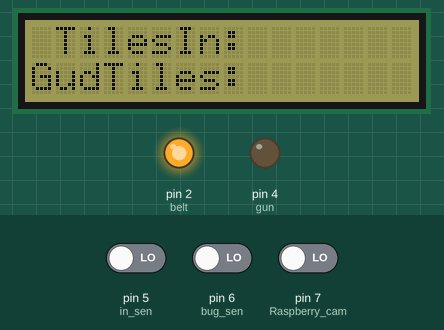
Simulated run of this sketch. Board: Arduino Uno, built with avr-gcc and run on an emulated ATmega328P. Parts: 16×2 character LCD, output pins drawn as LEDs (lit = HIGH). The inputs (shaded band) are chosen by the test bench; at power-on: pin 7 (Raspberry_cam) LOW, pin 5 (in_sen) LOW, pin 6 (bug_sen) LOW. Pins used as bus, display or sensor lines are not drawn; what the sketch prints to the serial monitor is not drawn.

Above: at 1.2 s.
1.3 s: pin 7 (Raspberry_cam) driven HIGH
At 1.8 s:
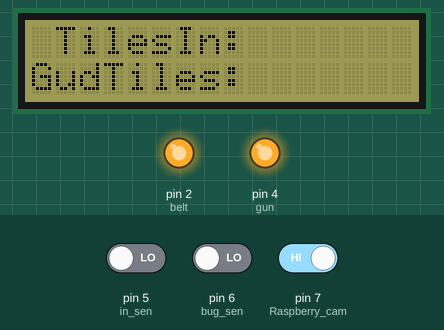
3.9 s: pin 5 (in_sen) driven HIGH
At 4.2 s:
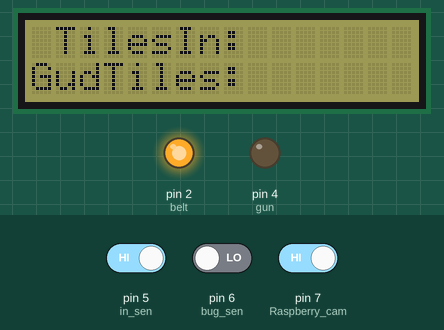
5.4 s: pin 5 (in_sen) driven LOW
At 5.6 s:
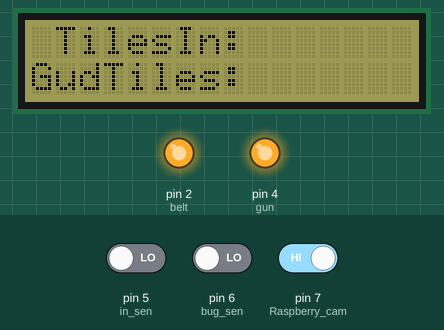
6.9 s: pin 6 (bug_sen) driven HIGH
At 8.1 s:
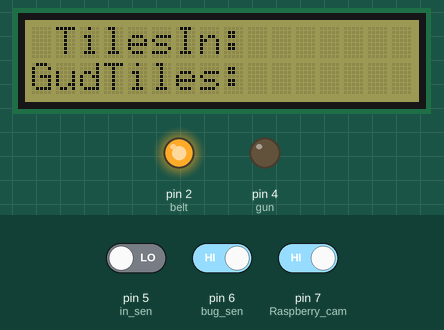
8.4 s: pin 6 (bug_sen) driven LOW
At 8.6 s:
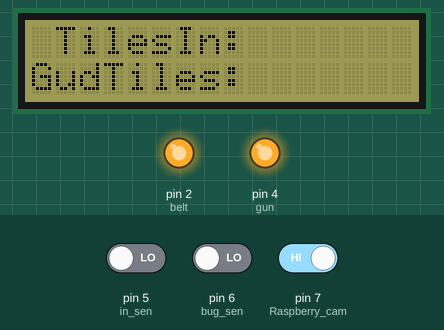
9.9 s: pin 7 (Raspberry_cam) driven LOW
At 10.3 s:
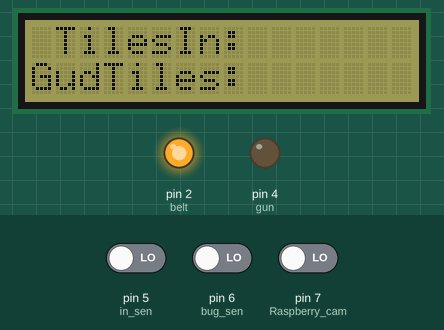
Timing chart, 0 to 12.4 s (numbered marks = the images above; inputs shaded):
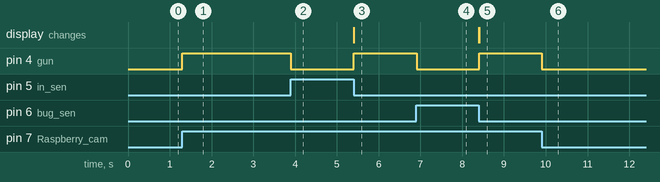

The sketch:

Plant_setUp.ino
```cpp
#include <rgb_lcd.h>
#include<Wire.h>
//Object for Grove_Lcd
rgb_lcd lcd;
// Defining RGB in Lcd
const int colorR= 128;
const int colorG=125;
const int colorB=33;

// Conveyor Belt Initialize
int belt=2;
//int belt2=3;

// Tile Pushing arm Initialize
int arrow=3;
//int arrow2=5;

// Rejection Gun Initialize
int gun=4;
//int gun2=7;

// In detect Sensor Initialize
int in_sen=5;

//Bug Detect sensor Initialize
int bug_sen=6;

//Raspberry Camera Fault
int Raspberry_cam=7;

//Variable for Button
int Raspberry_cam_val=0;

int in_sen_val=0;
int bug_sen_val=0;

//In Detect sensor counter
int in_count=0;

//Bug Detect sensor counter
int bug_count=0;

// Final goodone sensor counter
int Good_ones=0;

void setup()
{
 //Motor pins are set to OUTPUT
 pinMode(belt,OUTPUT);
// pinMode(belt2,OUTPUT);
 pinMode(arrow,OUTPUT);
// pinMode(arrow2,OUTPUT);
 pinMode(gun,OUTPUT);
// pinMode(gun2,OUTPUT);

 //Sensor Pin are Set to INPUT
 pinMode(in_sen,INPUT);
 pinMode(bug_sen,INPUT);
 pinMode(Raspberry_cam,INPUT);

 //Serial Monitor Initialize
 Serial.begin(9600);

 //Initialize Lcd
 lcd.begin(16,2);
 lcd.setRGB(colorR, colorG, colorB);

 // printing Tiles Entering in count
 lcd.setCursor(0,0);
 lcd.print(" TilesIn:");

 // printing Good Tiles count
 lcd.setCursor(0,1);
 lcd.print("GudTiles:");

 //Initially Conveyor Belt and Arm is ON!!!
 digitalWrite(belt,HIGH);
 //digitalWrite(belt2,LOW);
 digitalWrite(arrow,HIGH);
 //digitalWrite(arrow2,LOW);

 // FireGun should be in OFF position
 digitalWrite(gun,LOW);
 //digitalWrite(gun2,LOW);
 }

void loop()
{
// Reading the in_sensor
in_sen_val=digitalRead(in_sen);

// Initially Reading Raspberry_cam_val
//Raspberry_cam_val= digitalRead(Raspberry_cam);

// Function for InSensor
while(in_sen_val != 0)
{
  in_sen_val=digitalRead(in_sen);
  while(!in_sen_val)
  {
    // Increase the in_Counter
    in_count++;
    lcd.setCursor(10,0);
    lcd.print(in_count);
    delay(5);
    lcd.setCursor(10,0);
    lcd.print(" ");
    Serial.print("in_count :");
    Serial.println(in_count);
    break;
  }
} // Read inSensor Function Ends

// Now checking whether Raspberry pi camera detects wrong ones or not
Raspberry_cam_val= digitalRead(Raspberry_cam);

// If fault Tile is Found
if( Raspberry_cam_val )
{
 // Checking Bug sensor Value
 bug_sen_val= digitalRead( bug_sen);
 // If bug sensor is HIGH ==> object Found
  while(bug_sen_val != 0 )
 {
 // We have to count that Tile as Wrong one
   bug_sen_val= digitalRead( bug_sen);
   while(!bug_sen_val)
  {
    // Increase the bug_Counter
    bug_count++;
    Serial.print("bug_count :");
    Serial.println(bug_count);


    goodOne_check();
    break;
  }
}
 // Fire the Gun to throw it cout
    digitalWrite(gun,HIGH);
    //digitalWrite(gun2,LOW);
    delay(100);
    //Switch off the Gun
    digitalWrite(gun,LOW);
    //digitalWrite(gun2,LOW);
 }
}

void goodOne_check()
{
  Good_ones=in_count-bug_count;
  lcd.setCursor(10,1);
  lcd.print(Good_ones);
  delay(5);
  lcd.setCursor(10,1);
  lcd.print(" ");
  Serial.print("Good_ones :");
  Serial.println(Good_ones);
}
```

Measured:
- after the input at 1.3 s, pin 4 (gun): LOW → HIGH at once
- after the input at 3.9 s, pin 4 (gun): HIGH → LOW at once
- after the input at 5.4 s, pin 4 (gun): LOW → HIGH at once; the display: first changes at once (image 3 shows a later state)
- after the input at 6.9 s, pin 4 (gun): HIGH → LOW at once
- after the input at 8.4 s, pin 4 (gun): LOW → HIGH at once; the display: first changes at once (image 5 shows a later state)
- after the input at 9.9 s, pin 4 (gun): HIGH → LOW at once
